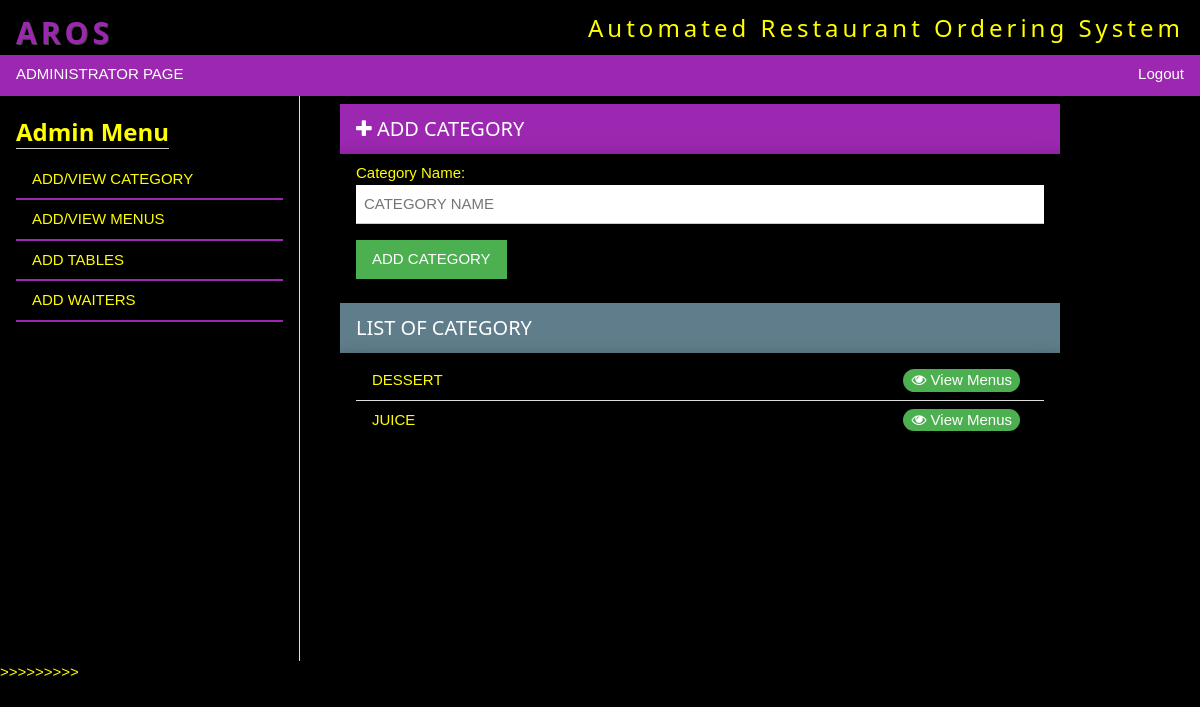
Before: /admin/index.php?addcategory (signed in) with the older database file.
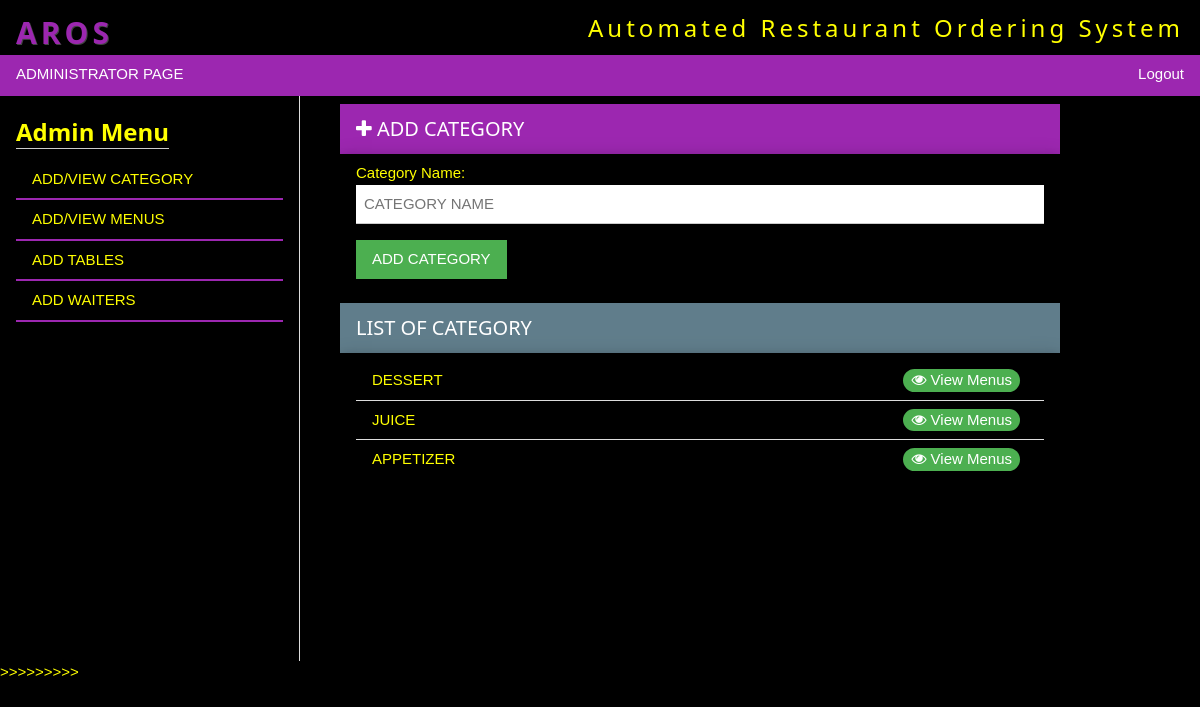
After: the same page with the newer database file.
### tables this page shows
CREATE TABLE `categories` (
  `id` int(3) NOT NULL,
  `category` varchar(255) NOT NULL
);

### admin/index.php (the view, shortened to what this page needs)
<?php
 include "../include/dbconn.php";
?>
<!DOCTYPE html>
<html>
<link rel="stylesheet" href="../css/w3.css">
<link rel="stylesheet" type="text/css" href="../google/fafa.css">
<link rel="stylesheet" type="text/css" href="../js/jquery.min.js">
<link rel="stylesheet" type="text/css" href="../js/jquery.js">
<body class="w3-black" style="color:yellow !important;">
	<div class="w3-row">
		<div class="banner w3-container">
			<div><h2 class="w3-wide" style="margin-bottom:0px;"><strong class="w3-text-purple " style="text-shadow:1px 1px 0 #444">AROS</strong> <small class="w3-right w3-hide-medium w3-hide-small">Automated Restaurant Ordering System</small></h2>
			</div>
		</div>
		<div class="w3-row" id="menu_bar" >
			<div class="w3-row" style=''>
				<div class="w3-bar w3-purple w3-card-2" >
				  <a href="#" class="w3-bar-item w3-button w3-text-white w3-hover-none w3-hover-text-white bar-item w3-hide-small">ADMINISTRATOR PAGE</a>
				  <a href="logout.php" class="w3-bar-item w3-button w3-text-white w3-hover-none w3-hover-text-white bar-item w3-hide-small w3-right">Logout</a>
				</div>
			</div>
		</div>
	</div>
	<div class="w3-row">
		<div class="w3-quarter m3 w3-container w3-padding left_menu_container w3-bar-block w3-hide-small">
			<h3 class="w3-hide-small w3-hide-medium"><strong class="w3-border-bottom">Admin Menu</strong></h3>
			 <div class="w3-block">
				<a href="?addcategory" class="w3-bar-item w3-button">ADD/VIEW CATEGORY</a>
				<a href="?addmenu" class="w3-bar-item w3-button">ADD/VIEW MENUS</a>
                <a href="?addtables" class="w3-bar-item w3-button">ADD TABLES</a>
				<a href="?addwaiter" class="w3-bar-item w3-button">ADD WAITERS</a>
			</div>
		</div>
		<div class="w3-col m8 w3-padding" id="center_putahe">
			<div class="w3-row-padding">
            <?php
			if(isset($_GET['addcategory'])){
			?>
				<div class="w3-container">
                	<div class="w3-container w3-purple">
                    	<h4><span class="fa fa-plus"></span> ADD CATEGORY</h4>
                    </div>
                    <div class="w3-container w3-card-4 w3-padding">
                    	<label>Category Name:</label>
                    	<input type="text" placeholder="CATEGORY NAME" class="w3-input" id="categoryname" >
                        <input type="button" class="w3-btn w3-green w3-margin-top" value="ADD CATEGORY" onClick="addCategory()"  >
                    </div>
                </div>
                <div class="w3-container w3-margin-top ">
                	<div class="w3-container w3-blue-grey ">
                    	<h4 class="w3-text-white">LIST OF CATEGORY</h4>
                    </div>
                    <div class="w3-container w3-card-4 w3-padding">
                    	<ul class="w3-ul w3-hoverable">
                         <?php
						 	$cat=$mysqli->query("select * from categories");
							while($row=mysqli_fetch_assoc($cat)){
						 ?>
                          <li><?php echo $row['category']; ?> <span class="w3-badge w3-green" style="border-radius: 15px; right:180px;  position:absolute; cursor:pointer;" onClick="location='?cat=<?php echo $row['id']; ?>'"><span class="fa fa-eye"></span> View Menus</span></li>
                          <?php } ?>
                        </ul>
                    </div>
                </div>
			<?php } ?>
			</div>
		</div>
	</div>
</body>
</html> >>>>>>>>>

Changed rows visible on the page:
added categories: category "APPETIZER"
